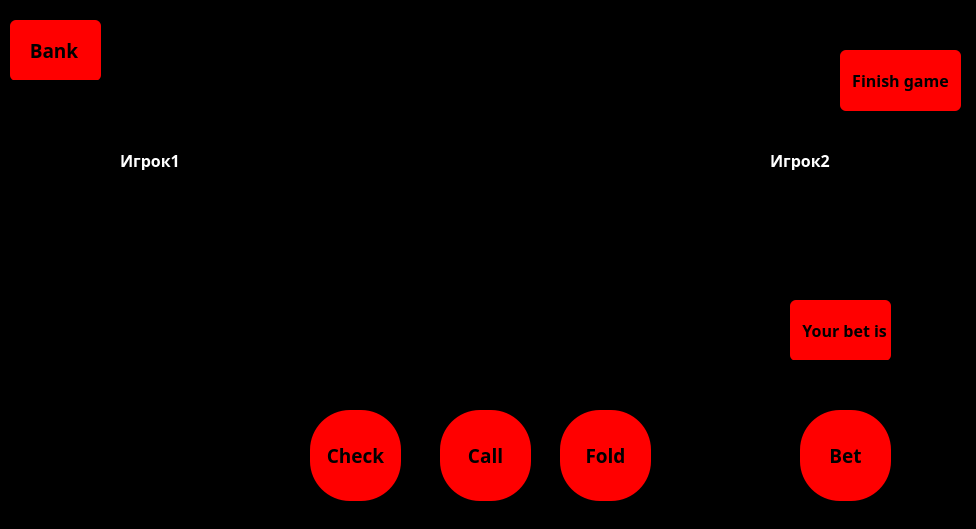
<?xml version="1.0" encoding="UTF-8"?>
<ui version="4.0">
 <class>Table</class>
 <widget class="QWidget" name="Table">
  <property name="geometry">
   <rect>
    <x>0</x>
    <y>0</y>
    <width>976</width>
    <height>529</height>
   </rect>
  </property>
  <property name="windowTitle">
   <string>Form</string>
  </property>
  <property name="styleSheet">
   <string notr="true">background-color: rgb(0, 0, 0);</string>
  </property>
  <widget class="QGraphicsView" name="graphicsView">
   <property name="geometry">
    <rect>
     <x>180</x>
     <y>30</y>
     <width>601</width>
     <height>361</height>
    </rect>
   </property>
   <property name="autoFillBackground">
    <bool>false</bool>
   </property>
   <property name="styleSheet">
    <string notr="true">background-image: url(:/images/table.png);
image: url(:/images/card.jpg);</string>
   </property>
   <property name="frameShape">
    <enum>QFrame::NoFrame</enum>
   </property>
  </widget>
  <widget class="QPushButton" name="pushButton">
   <property name="geometry">
    <rect>
     <x>840</x>
     <y>50</y>
     <width>121</width>
     <height>61</height>
    </rect>
   </property>
   <property name="font">
    <font>
     <family>Berlin Sans FB Demi</family>
     <pointsize>12</pointsize>
     <weight>75</weight>
     <bold>true</bold>
    </font>
   </property>
   <property name="styleSheet">
    <string notr="true">background: rgb(255, 0, 0);
border-radius: 6px;
</string>
   </property>
   <property name="text">
    <string>Finish game</string>
   </property>
  </widget>
  <widget class="QLabel" name="label">
   <property name="geometry">
    <rect>
     <x>10</x>
     <y>20</y>
     <width>91</width>
     <height>61</height>
    </rect>
   </property>
   <property name="font">
    <font>
     <family>Berlin Sans FB Demi</family>
     <pointsize>14</pointsize>
     <weight>75</weight>
     <bold>true</bold>
    </font>
   </property>
   <property name="styleSheet">
    <string notr="true">background: rgb(255, 0, 0);border-radius: 6px;</string>
   </property>
   <property name="text">
    <string>    Bank</string>
   </property>
  </widget>
  <widget class="QPushButton" name="pushButton_2">
   <property name="geometry">
    <rect>
     <x>310</x>
     <y>410</y>
     <width>91</width>
     <height>91</height>
    </rect>
   </property>
   <property name="font">
    <font>
     <family>Berlin Sans FB Demi</family>
     <pointsize>14</pointsize>
     <weight>75</weight>
     <bold>true</bold>
    </font>
   </property>
   <property name="styleSheet">
    <string notr="true">border-radius: 40px;

background: rgb(255, 0, 0);</string>
   </property>
   <property name="text">
    <string>Check</string>
   </property>
  </widget>
  <widget class="QPushButton" name="pushButton_3">
   <property name="geometry">
    <rect>
     <x>440</x>
     <y>410</y>
     <width>91</width>
     <height>91</height>
    </rect>
   </property>
   <property name="font">
    <font>
     <family>Berlin Sans FB Demi</family>
     <pointsize>14</pointsize>
     <weight>75</weight>
     <bold>true</bold>
    </font>
   </property>
   <property name="styleSheet">
    <string notr="true">border-radius: 40px;

background: rgb(255, 0, 0);</string>
   </property>
   <property name="text">
    <string>Call</string>
   </property>
  </widget>
  <widget class="QPushButton" name="pushButton_4">
   <property name="geometry">
    <rect>
     <x>560</x>
     <y>410</y>
     <width>91</width>
     <height>91</height>
    </rect>
   </property>
   <property name="font">
    <font>
     <family>Berlin Sans FB Demi</family>
     <pointsize>14</pointsize>
     <weight>75</weight>
     <bold>true</bold>
    </font>
   </property>
   <property name="styleSheet">
    <string notr="true">border-radius: 40px;

background: rgb(255, 0, 0);</string>
   </property>
   <property name="text">
    <string>Fold</string>
   </property>
  </widget>
  <widget class="QGraphicsView" name="graphicsView_2">
   <property name="geometry">
    <rect>
     <x>200</x>
     <y>170</y>
     <width>51</width>
     <height>71</height>
    </rect>
   </property>
   <property name="styleSheet">
    <string notr="true">background-image: url(:/images/cardo.jpg);</string>
   </property>
  </widget>
  <widget class="QGraphicsView" name="graphicsView_3">
   <property name="geometry">
    <rect>
     <x>710</x>
     <y>170</y>
     <width>51</width>
     <height>71</height>
    </rect>
   </property>
   <property name="styleSheet">
    <string notr="true">background-image: url(:/images/cardo.jpg);</string>
   </property>
  </widget>
  <widget class="QGraphicsView" name="graphicsView_4">
   <property name="geometry">
    <rect>
     <x>610</x>
     <y>250</y>
     <width>51</width>
     <height>71</height>
    </rect>
   </property>
   <property name="styleSheet">
    <string notr="true">background-image: url(:/images/cardo.jpg);</string>
   </property>
  </widget>
  <widget class="QGraphicsView" name="graphicsView_5">
   <property name="geometry">
    <rect>
     <x>540</x>
     <y>250</y>
     <width>51</width>
     <height>71</height>
    </rect>
   </property>
   <property name="styleSheet">
    <string notr="true">background-image: url(:/images/cardo.jpg);</string>
   </property>
  </widget>
  <widget class="QGraphicsView" name="graphicsView_6">
   <property name="geometry">
    <rect>
     <x>460</x>
     <y>250</y>
     <width>51</width>
     <height>71</height>
    </rect>
   </property>
   <property name="styleSheet">
    <string notr="true">background-image: url(:/images/cardo.jpg);</string>
   </property>
  </widget>
  <widget class="QGraphicsView" name="graphicsView_7">
   <property name="geometry">
    <rect>
     <x>380</x>
     <y>250</y>
     <width>51</width>
     <height>71</height>
    </rect>
   </property>
   <property name="styleSheet">
    <string notr="true">background-image: url(:/images/cardo.jpg);</string>
   </property>
  </widget>
  <widget class="QGraphicsView" name="graphicsView_8">
   <property name="geometry">
    <rect>
     <x>300</x>
     <y>250</y>
     <width>51</width>
     <height>71</height>
    </rect>
   </property>
   <property name="styleSheet">
    <string notr="true">background-image: url(:/images/cardo.jpg);</string>
   </property>
  </widget>
  <widget class="QLabel" name="label_2">
   <property name="geometry">
    <rect>
     <x>790</x>
     <y>300</y>
     <width>101</width>
     <height>61</height>
    </rect>
   </property>
   <property name="font">
    <font>
     <family>Berlin Sans FB Demi</family>
     <pointsize>12</pointsize>
     <weight>75</weight>
     <bold>true</bold>
    </font>
   </property>
   <property name="styleSheet">
    <string notr="true">border-radius: 6px;

background: rgb(255, 0, 0);</string>
   </property>
   <property name="text">
    <string>   Your bet is</string>
   </property>
  </widget>
  <widget class="QTextEdit" name="textEdit">
   <property name="geometry">
    <rect>
     <x>10</x>
     <y>80</y>
     <width>91</width>
     <height>61</height>
    </rect>
   </property>
   <property name="styleSheet">
    <string notr="true">color: rgb(255, 255, 255);</string>
   </property>
  </widget>
  <widget class="QPushButton" name="pushButton_5">
   <property name="geometry">
    <rect>
     <x>800</x>
     <y>410</y>
     <width>91</width>
     <height>91</height>
    </rect>
   </property>
   <property name="font">
    <font>
     <family>Berlin Sans FB Demi</family>
     <pointsize>14</pointsize>
     <weight>75</weight>
     <bold>true</bold>
    </font>
   </property>
   <property name="styleSheet">
    <string notr="true">border-radius: 40px;

background: rgb(255, 0, 0);</string>
   </property>
   <property name="text">
    <string>Bet</string>
   </property>
  </widget>
  <widget class="QTextEdit" name="textEdit_2">
   <property name="geometry">
    <rect>
     <x>790</x>
     <y>360</y>
     <width>101</width>
     <height>41</height>
    </rect>
   </property>
   <property name="styleSheet">
    <string notr="true">color: rgb(255, 255, 255);</string>
   </property>
  </widget>
  <widget class="QLabel" name="label_3">
   <property name="geometry">
    <rect>
     <x>120</x>
     <y>150</y>
     <width>61</width>
     <height>20</height>
    </rect>
   </property>
   <property name="font">
    <font>
     <family>Berlin Sans FB Demi</family>
     <pointsize>12</pointsize>
     <weight>75</weight>
     <bold>true</bold>
    </font>
   </property>
   <property name="styleSheet">
    <string notr="true">color: rgb(255, 255, 255);</string>
   </property>
   <property name="text">
    <string>Игрок1</string>
   </property>
  </widget>
  <widget class="QLabel" name="label_4">
   <property name="geometry">
    <rect>
     <x>770</x>
     <y>150</y>
     <width>71</width>
     <height>20</height>
    </rect>
   </property>
   <property name="font">
    <font>
     <family>Berlin Sans FB Demi</family>
     <pointsize>12</pointsize>
     <weight>75</weight>
     <bold>true</bold>
    </font>
   </property>
   <property name="styleSheet">
    <string notr="true">color: rgb(255, 255, 255);</string>
   </property>
   <property name="text">
    <string>Игрок2</string>
   </property>
  </widget>
 </widget>
 <resources/>
 <connections/>
</ui>
